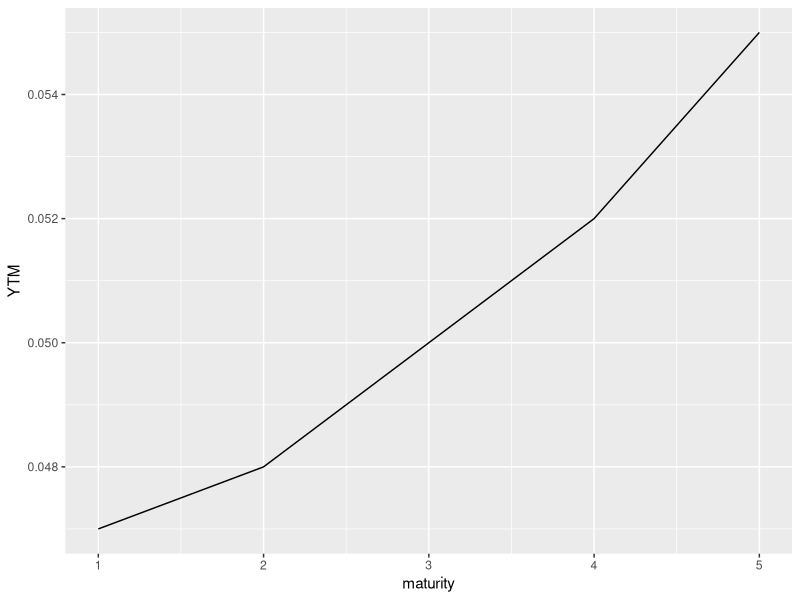

R code for this plot: (Note: this script raises an error after producing the figure.)
## ---- chunk 1
library(tidyverse)
## ---- chunk 2
CPN <- 20 #dollars
face_value <- 1000 #dollars
coupons_per_year <- 2 #semiannual
maturity_periods <- 20 #maturity in periods
## ---- chunk 3
6*20/12 #years
## ---- chunk 4
coupon_rate <- CPN *coupons_per_year / face_value
coupon_rate
## ---- chunk 5
face_value #given in problem
## ---- chunk 6
maturity <- 1:5
price <- c(95.51, 91.05, 86.38, 81.65, 76.51) #per 100 dollar face value
rbind(maturity, price)
## ---- chunk 7
YTM <- round((100/price)^(1/maturity) - 1, digits = 3)
YTM
## ---- chunk 8
data.frame(maturity, YTM) |>
ggplot(aes(x = maturity, y = YTM)) +
  geom_line()
## ---- chunk 9
maturity <- 1:5
YTM <- c(5, 5.5, 5.75, 5.95, 6.05) * 0.01 
rbind(maturity, YTM)
## ---- chunk 10
n <- c(2, 4, 5)
solutions <- 100/(1+YTM[n])^n 
names(solutions) <- c("a", "b", "c")
solutions
## ---- chunk 11
term <- 7 #years
face_value <- 1000 #dollars
coupon_rate <- 0.08
periods_per_year <- 2 #semiannual
YTM <- 0.0675
## ---- chunk 12
YTM <- 0.07 #APR
y <- YTM/periods_per_year
n <- term * periods_per_year # compounding periods left on bond
CPN <- coupon_rate*face_value / periods_per_year

CPN/y*(1-1/(1+y)^n) + face_value/(1+y)^n
## ---- chunk 13
face_value <- 100
bond <- LETTERS[1:4]
coupon_rate <- c(0, 0, 4, 8) * 0.01
maturity <- c(15, 10, 15, 10) #years
bond_df <- data.frame(bond, coupon_rate, maturity, face_value) |>
  mutate(CPN = face_value*coupon_rate)
bond_df
## ---- chunk 14
term <- maturity #the bonds are new, so the term is the full term of the bond (maturity)

pct_change_df <- bond_df |>
  mutate(price_5 = CPN/0.05*(1-1/(1+0.05)^term) + face_value/(1+0.05)^term, #price with YTM = 5%
         price_6 = CPN/0.06*(1-1/(1+0.06)^term) + face_value/(1+0.06)^term, #price with YTM = 6%
         percent_change = round((price_5 - price_6)/price_6*100, 2)) |>
  select(bond, percent_change)

# there is a more concise way to program this
YTM <- c(0.06, 0.05)
bond_df |>
  mutate(percent_change = diff(CPN/YTM*(1-1/(1+YTM)^term) + face_value/(1+YTM)^term), #price with YTM = 5%
         price_6 = CPN/0.06*(1-1/(1+0.06)^term) + face_value/(1+0.06)^term) #price with YTM = 6%

## ---- chunk 15
pct_change_df[which.max(pct_change_df$percent_change), ]

pct_change_df[which.min(pct_change_df$percent_change), ]
## ---- chunk 16
term <- 2 #years
face_val <- 1000 #dollars
coupon_rate <- 0.06 #6%
## ---- chunk 17

## ---- chunk 18

